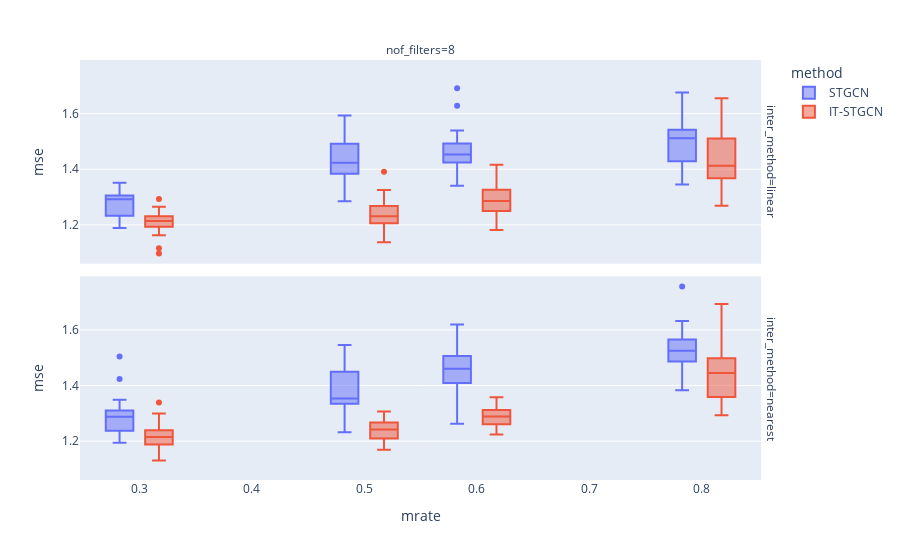

Here is the notebook cell this chart was saved with:
### Markdown cell above
## random

### Code cell
data.query("method!='GNAR' and mtype =='rand' and lags!=2").plot.box(backend='plotly',x='mrate',color='method',y='mse',facet_col='nof_filters',facet_row='inter_method',height=800)
